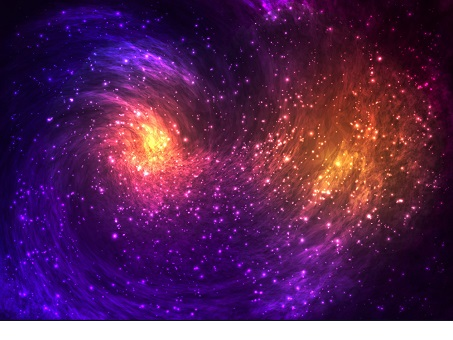
#> input picture Arithmetic Operations on Images/Images/cosmic1.jpg, 453 x 340 px
$ jupyter execute ImageAddition.ipynb
#> lines starting #> are read from the running program, lines starting #| are printed output that depends on the picture
[cell 1]
import cv2
import numpy as np
from matplotlib import pyplot as plt

[cell 2]
image1 = cv2.imread(r'Images/cosmic1.jpg')
#> image1 is the input picture: shape (340, 453, 3); mean B, G, R 87.1, 37, 88.7
plt.imshow(image1)
plt.show()

[cell 3]
image2 = cv2.imread(r'Images/nature.jpg')
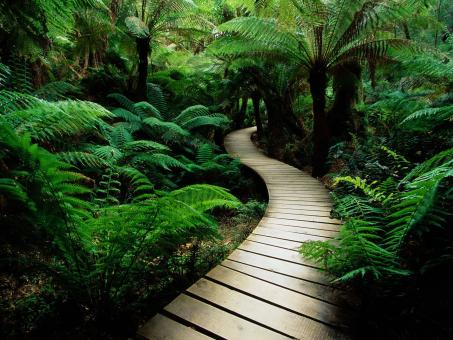
#> input picture Arithmetic Operations on Images/Images/nature.jpg, 453 x 340 px
#> image2 is the input picture: shape (340, 453, 3); mean B, G, R 38.7, 70.6, 48.9
plt.imshow(image2)
plt.show()

[cell 4]
weightedSum = cv2.addWeighted(image1,0.5,image2,0.4,0)
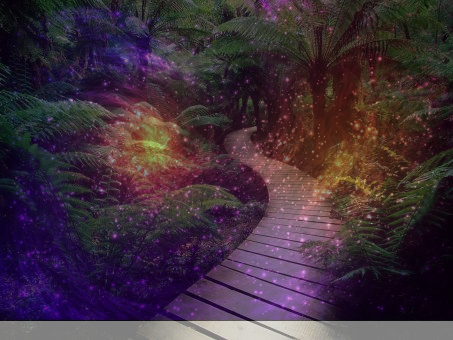
#> weightedSum: shape (340, 453, 3); mean B, G, R 59, 46.7, 63.9

[cell 5]
cv2.imshow('Summed Image',weightedSum)
plt.imshow(weightedSum)
plt.show()

[cell 6]
if cv2.waitKey(0) & 0xff == 27:
#> (key Esc is pressed here)
